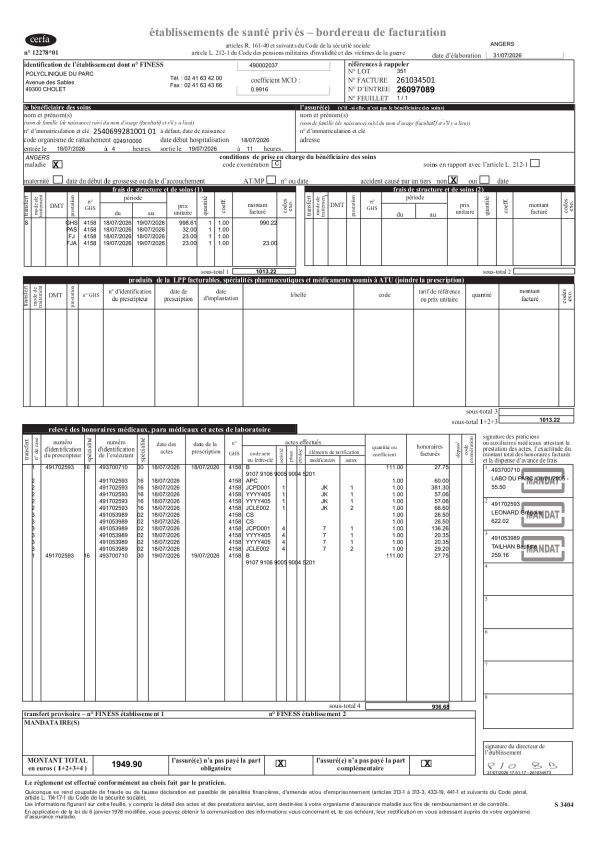
#> input picture submissions/groupe-11/images/Facture2_01.jpg, 1190 x 1683 px, found by its file name (shown at 1/2 size); the run also reads 1 picture not shown here
$ python test_aveugle.py
#> lines starting #> are read from the running program, lines starting #| are printed output that depends on the picture; after the words box and inside, x2 and y2 are one past the last pixel; in counts of white or black regions, pixels touching at a corner belong together
### submissions/groupe-13/backend/sentinel/rules.py
"""Moteur des 22 contrôles officiels (« Les contrôles à implémenter »).

Chaque règle est une fonction indépendante, déterministe et testable, qui reçoit le contexte
(fichier TXT analysé + extraction du bordereau) et renvoie un résultat traçable.

Statuts : CONFORME | ANOMALIE | NON_VERIFIABLE | NON_APPLICABLE | ERREUR_TECHNIQUE.
Une anomalie est un écart documentaire constaté, jamais une preuve de fraude.
"""
from __future__ import annotations

import datetime as dt
import traceback
from collections import Counter
from dataclasses import dataclass, field
from typing import Callable, Optional

from . import ENGINE_VERSION, RULESET_VERSION
from .b2parser import ParsedB2, shifted_reading
from .normalize import amount_str, strip_leading_zeros

CONFORME, ANOMALIE, NON_VERIFIABLE, NON_APPLICABLE, ERREUR = (
    "CONFORME", "ANOMALIE", "NON_VERIFIABLE", "NON_APPLICABLE", "ERREUR_TECHNIQUE")

READ_OK = ("concordant", "majoritaire", "corrigé")


# =====================================================================================
@dataclass
class RuleDef:
    id: str
    category: str
    title: str
    spec: str              # formulation du cahier des charges
    zones: list
    txt_fields: list
    func: Callable = None
    convention: str = ""   # convention d'interprétation retenue (documentée)


RULES: list[RuleDef] = []


def rule(id, category, title, spec, zones, txt_fields, convention=""):
    def deco(fn):
        RULES.append(RuleDef(id, category, title, spec, zones, txt_fields, fn, convention))
        return fn
    return deco


CATEGORIES = {
    "A": "Identification du document",
    "B": "Frais de structure et de soins",
    "C": "Produits LPP, pharmacie et médicaments",
    "D": "Récapitulatif des prestations",
    "E": "Honoraires médicaux, paramédicaux et laboratoire",
    "F": "Conclusion du document",
}


# =====================================================================================
@dataclass
class Ctx:
    txt: ParsedB2
    ext: dict
    conventions: dict = field(default_factory=dict)   # décisions métier enregistrées : {"AMB-01": "validée"|"rejetée"}
    now: str = field(default_factory=lambda: dt.datetime.now().isoformat(timespec="seconds"))

    # ---- accès extraction
    def f(self, fid):
        return (self.ext.get("fields") or {}).get(fid)

    def rows(self, zone, kind=None):
        rs = (self.ext.get("tables") or {}).get(zone, [])
        return [r for r in rs if kind is None or r.get("kind") == kind]

    # [17 lines left out: functions ghs_row, _cell_matches, not called in this run]


def _cell_value(cell):
    return cell.get("value") if cell else None


# [40 lines left out: functions _img_ref, _txt_ref, result, not called in this run]


def _evidence(c) -> tuple:
    """Niveau de preuve d'une valeur candidate : nombre de moteurs OCR distincts, puis nombre de lectures."""
    return (len(c.get("engines") or []), c.get("votes", 0))


# [68 lines left out: functions contradictory_tie, compare_read, not called in this run]


def _unc(level, motif):
    return {"level": level, "reason": motif} if level else None


# [29 lines left out: functions _simple_field_rule, _readings_summary, _shift_hint, not called in this run]


STATUS_LABEL = {"CONFORME": "conforme", "ANOMALIE": "anomalie", "NON_VERIFIABLE": "à vérifier",
                "NON_APPLICABLE": "non applicable", "ERREUR_TECHNIQUE": "erreur technique"}


# [4 lines left out: function conv_decision, not called in this run]


def decision_label(d: str) -> str:
    return {"proposée": "proposée par l'équipe, non validée par la MSA", "validée": "validée par la MSA",
            "rejetée": "rejetée par la MSA"}.get(d, d)


# =====================================================================================
# A — Identification
# [151 lines left out: functions r01, r02, r03, _id_match, r04, r05 and 1 more, not called in this run]


def _txt_ghs(ctx):
    return [a for a in ctx.txt.acts3 if a["acte"] == "GHS"]


# [176 lines left out: functions r07, _match_codes, _img_presta, _pairs_detail, _presence_rule, not called in this run]


def _txt3_items(ctx, exclude=()):
    return [{"code": a["acte"], "line_no": a["line_no"], "start": 56, "end": 60, "amount": a.get("base_cents"),
             "gh": a["gh"]} for a in ctx.txt.acts3 if a["acte"] and a["acte"] not in exclude]


# [407 lines left out: functions r08, r09, r10, r11, _amount_rule, r12 and 14 more, not called in this run]


# Règles fondées sur la lecture des tableaux (zone → tableaux du gabarit)
TABLE_RULES = {"R06": ("Z6",), "R07": ("Z6",), "R08": ("Z6",), "R10": ("Z6", "Z7"), "R11": ("Z7",),
               "R13": ("Z6", "Z7"), "R14": ("Z10",), "R15": ("Z10",), "R16": ("Z6",), "R19": ("Z10",)}


# [39 lines left out: functions table_reliability, _table_gate, not called in this run]


CONFUSABLE = [set("08"), set("38"), set("56"), set("17"), set("49"), set("13"), set("69")]


# [94 lines left out: functions _confusable_hint, complementary_observations, pairing_check, summarize, not called in this run]

### submissions/groupe-13/backend/sentinel/ocrcache.py
"""Cache des extractions OCR, versionné et vérifié (version 2.0).

Clé d'une extraction : empreinte SHA-256 de l'image + empreinte du CODE d'extraction (sources du paquet
`ocr/`, normalisations, gabarits F1/F2/F3 et cartes de référence des mises en page, paramètres de
prétraitement compris). Toute évolution de l'extracteur invalide donc automatiquement les extractions
concernées : elles sont recalculées, jamais réutilisées silencieusement.

La configuration des moteurs OCR (RapidOCR, version de Tesseract ou absence de Tesseract) est enregistrée
avec chaque extraction. Si elle diffère de celle de la machine, l'extraction reste utilisable (elle a été
produite par le même code sur la même image) mais elle est SIGNALÉE dans le dossier, et
`python -m sentinel.cli extract --force` la recalcule avec les moteurs locaux.

Format du fichier data/cache/ocr/<sha256>.json :
    {"cache_meta": {format, image_sha256, code_hash, code_profile, engine_profile, content_sha256, created_at},
     "extraction": {...}}
Écriture atomique (fichier temporaire puis remplacement), contrôle d'intégrité à la lecture (empreinte du
contenu), mise à l'écart et recalcul d'un fichier corrompu.
"""
from __future__ import annotations

import datetime as dt
import hashlib
import json
import logging
import os
import tempfile
from functools import lru_cache
from pathlib import Path
from typing import Optional

from .config import OCR_CACHE_DIR

log = logging.getLogger("sentinel")
FORMAT = 2
PKG = Path(__file__).resolve().parent


def _norm_bytes(p: Path) -> bytes:
    b = p.read_bytes()
    return b.replace(b"\r\n", b"\n") if p.suffix == ".py" else b   # indépendant des fins de ligne (Windows/Git)


# [7 lines left out: function code_profile, not called in this run]


@lru_cache(maxsize=1)
def code_hash() -> str:
    return hashlib.sha256(json.dumps(code_profile(), sort_keys=True).encode()).hexdigest()[:20]


_ENGINE_PROFILE: Optional[dict] = None


# [18 lines left out: function engine_profile, not called in this run]


def _content_hash(ext: dict) -> str:
    return hashlib.sha256(json.dumps(ext, sort_keys=True, ensure_ascii=False).encode("utf-8")).hexdigest()


def path_for(sha: str) -> Path:
    return OCR_CACHE_DIR / f"{sha}.json"


# [17 lines left out: function write, not called in this run]


def read(sha: str) -> tuple[Optional[dict], str, dict]:
    """Lit une extraction. Retourne (extraction | None, statut, informations).

    Statuts : « valide », « autre_configuration_ocr » (utilisable, signalée), « absente »,
    « obsolete » (code d'extraction différent ou ancien format), « corrompue »."""
    p = path_for(sha)
    if not p.exists():
        return None, "absente", {}
    try:
        data = json.loads(p.read_text(encoding="utf-8"))
    except (OSError, ValueError) as e:
        return None, "corrompue", {"erreur": f"{type(e).__name__}: {e}"}
    meta = data.get("cache_meta") if isinstance(data, dict) else None
    if not meta or meta.get("format") != FORMAT or "extraction" not in data:
        return None, "obsolete", {"raison": "ancien format de cache (sans version d'extraction)"}
    ext = data["extraction"]
    if meta.get("image_sha256") != sha or meta.get("content_sha256") != _content_hash(ext):
        return None, "corrompue", {"raison": "empreinte du contenu ou de l'image incohérente"}
    if meta.get("code_hash") != code_hash():
        return None, "obsolete", {"raison": "code d'extraction modifié depuis le calcul",
                                  "ancien": meta.get("code_hash"), "actuel": code_hash()}
    info = {"code_hash": meta["code_hash"], "engine_profile": meta.get("engine_profile"), "created_at": meta.get("created_at")}
    local = engine_profile()
    if meta.get("engine_profile") != local:
        info["engine_profile_local"] = local
        return ext, "autre_configuration_ocr", info
    return ext, "valide", info


# [52 lines left out: functions quarantine, load_or_compute, _fmt, status_report, not called in this run]

### submissions/groupe-13/scripts/test_aveugle.py
"""Test à l'aveugle : fabrique 17 dossiers absents du corpus (images transformées ou falsifiées, factures TXT
modifiées autrement que dans les données fournies), les analyse SANS cache OCR et compare au résultat attendu.

    python scripts/test_aveugle.py            # deux moteurs OCR
    set NO_TESS=1 && python scripts/test_aveugle.py   # RapidOCR seul (Windows sans Tesseract)
    set REUSE=1 && python scripts/test_aveugle.py     # réutilise les extractions déjà calculées (règles seules)
"""
import sys, json, warnings, time, hashlib
warnings.filterwarnings("ignore")
ROOT = __import__('pathlib').Path(__file__).resolve().parents[1]
sys.path.insert(0, str(ROOT / 'backend'))
from pathlib import Path
import cv2, numpy as np
from PIL import Image, ImageDraw, ImageFont
from sentinel.ocr.extract import extract_bordereau
from sentinel.b2parser import parse_b2
from sentinel.rules import run_rules
import os, sentinel.ocr.reader as RD
if os.environ.get("NO_TESS"): RD._TES = None
C = ROOT / 'data' / 'corpus' / 'General-main'
J, T = C/'Bordereaux jpg', C/'Factures txt'
OUT = ROOT / 'data' / 'test_aveugle'; OUT.mkdir(parents=True, exist_ok=True); CACHE = ROOT / 'data' / 'cache' / 'ocr'
FONT = next((f for f in ('/usr/share/fonts/truetype/dejavu/DejaVuSans.ttf', 'C:/Windows/Fonts/arial.ttf', '/Library/Fonts/Arial.ttf') if Path(f).exists()), None)

def cached(name):
    from sentinel import ocrcache
    ext, status, _ = ocrcache.read(hashlib.sha256((J/name).read_bytes()).hexdigest())
    if ext is None:
        raise SystemExit(f"Extraction de {name} absente ou obsolète ({status}) : lancer d'abord « python -m sentinel.cli extract »")
    return ext

def overwrite(name, field, new_text, out):
    ext = cached(name); x0,y0,x1,y1 = ext['fields'][field]['text_box']
    im = Image.open(J/name).convert('RGB'); d = ImageDraw.Draw(im)
    d.rectangle([x0-1,y0-1,x1+1,y1+1], fill='white')
    f = ImageFont.truetype(FONT, int((y1-y0)*0.95)) if FONT else ImageFont.load_default()
    d.text((x0, y0-1), new_text, fill='black', font=f)
    im.save(out, quality=92); return out

def txt_edit(name, fn, out):
    lines = (T/name).read_bytes().decode('latin-1').split('\r\n')
    lines = fn(lines); Path(out).write_bytes('\r\n'.join(lines).encode('latin-1')); return out

def sub(line, start, end, val):   # positions 1-based inclusives, longueur conservée
    assert len(val) == end-start+1
    return line[:start-1] + val + line[end:]

cases = []
# ---- contrôles négatifs : documents authentiques transformés (aucun écart attendu)
g = cv2.imread(str(J/'Facture2_01.jpg'))
#> g is the input picture: shape (1683, 1190, 3); mean B, G, R 235.9, 235.8, 235.9
g2 = cv2.resize(g, None, fx=1.12, fy=1.12, interpolation=cv2.INTER_AREA)
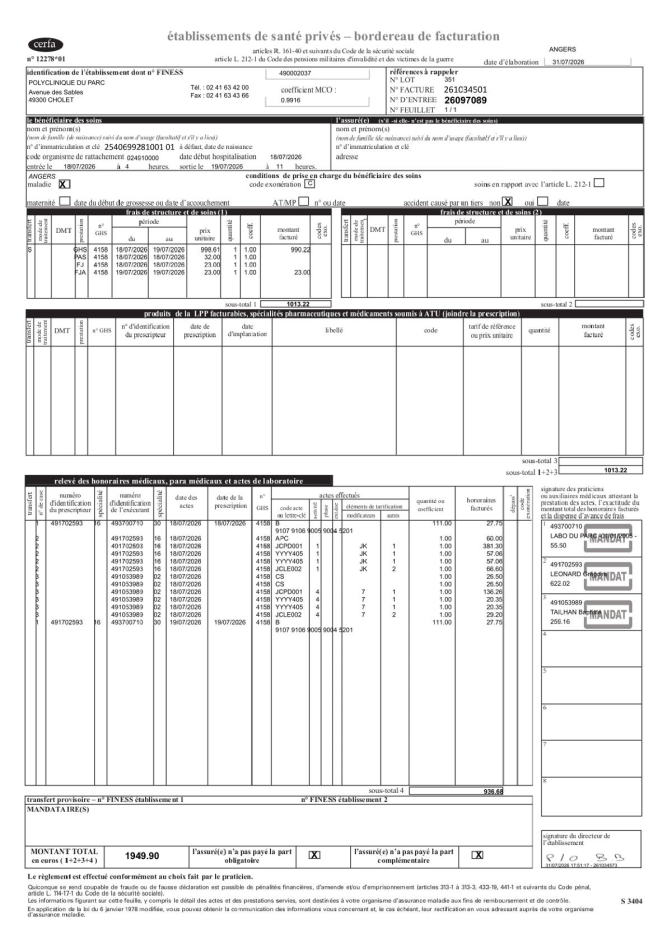
#> g2: shape (1885, 1333, 3) (shown at 1/2 size); mean B, G, R 235.8, 235.7, 235.9
cv2.imwrite(str(OUT/'n1.jpg'), g2, [cv2.IMWRITE_JPEG_QUALITY, 70])
cases.append(('N1', 'Facture2_01 agrandie de 12 % et recompressée (JPEG 70)', OUT/'n1.jpg', T/'Facture2_01.txt', []))
g = cv2.imread(str(J/'Facture1_02.jpg')); M = np.float32([[1,0,14],[0,1,11]])
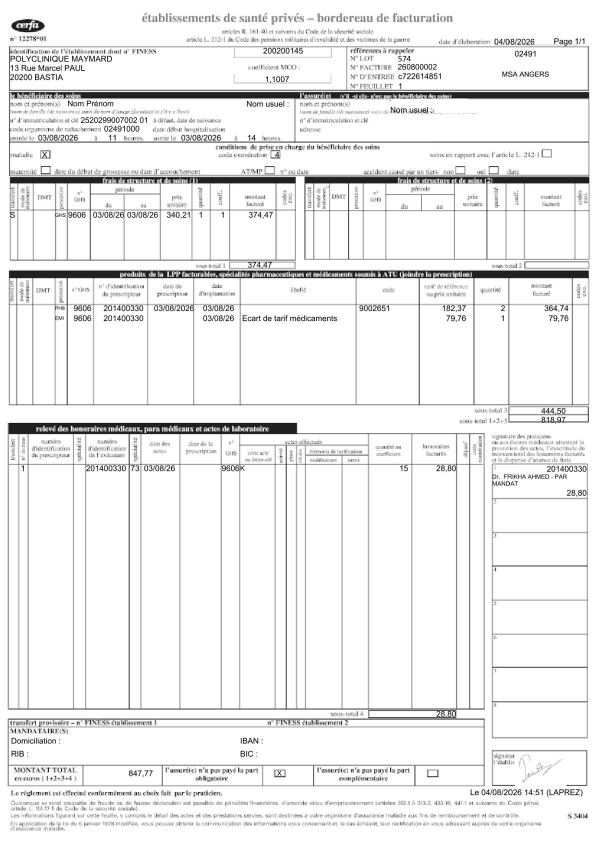
#> input picture submissions/groupe-11/images/Facture1_02.jpg, 1190 x 1684 px, found by its file name (shown at 1/2 size)
#> further down, g is the input picture: shape (1684, 1190, 3); min 0, max 255, mean 237.7
cv2.imwrite(str(OUT/'n2.jpg'), cv2.warpAffine(g, M, (g.shape[1], g.shape[0]), borderValue=(255,255,255)))
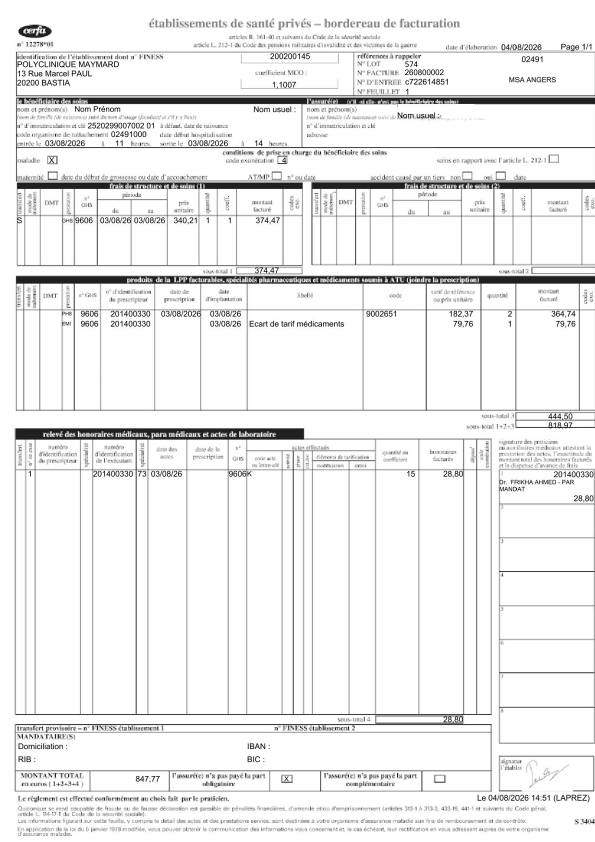
#> saved as n2.jpg: shape (1684, 1190, 3) (shown at 1/2 size); min 0, max 255, mean 237.7
cases.append(('N2', 'Facture1_02 décalée de 14 px / 11 px', OUT/'n2.jpg', T/'Facture1_02.txt', []))
cv2.imwrite(str(OUT/'n3.jpg'), cv2.rotate(cv2.imread(str(J/'Facture3_13.jpg')), cv2.ROTATE_180))
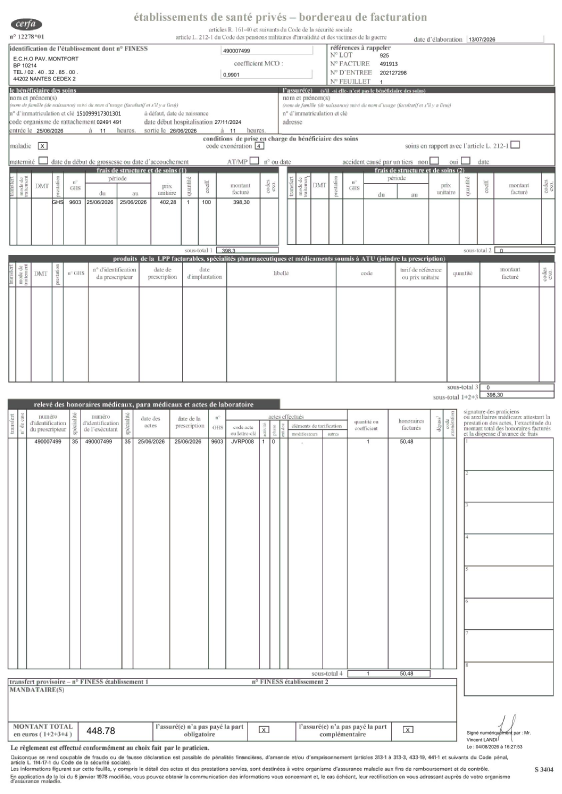
#> input picture submissions/groupe-11/images/Facture3_13.jpg, 1684 x 2382 px, found by its file name (shown at 1/3 size)
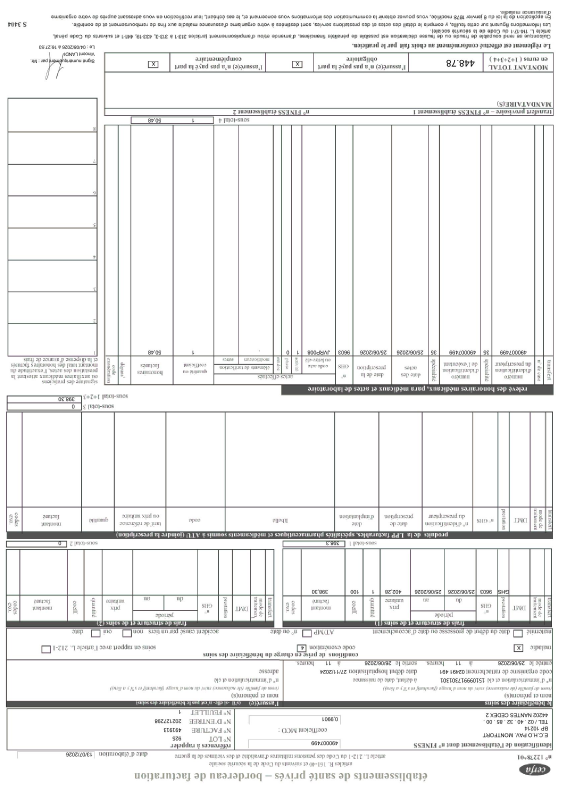
#> saved as n3.jpg: shape (2382, 1684, 3) (shown at 1/3 size); mean B, G, R 239, 239.1, 239
cases.append(('N3', 'Facture3_13 scannée à l\'envers (180°)', OUT/'n3.jpg', T/'Facture3_13.txt', []))
# ---- bordereaux falsifiés (nouvelle police, valeurs jamais vues)
cases.append(('I1', 'Facture1_02 : zone 8 réécrite 818,97 → 828,97', overwrite('Facture1_02.jpg','Z8','828,97',OUT/'i1.jpg'), T/'Facture1_02.txt', ['R12','R20']))
#> (the call stopped at in path_for, `return OCR_CACHE_DIR / f"{sha}.json"`: sentinel is not available in this run)
cases.append(('I2', 'Facture2_01 : lot réécrit 351 → 357', overwrite('Facture2_01.jpg','Z3','357',OUT/'i2.jpg'), T/'Facture2_01.txt', ['R03']))
#> (the call stopped at in path_for, `return OCR_CACHE_DIR / f"{sha}.json"`: sentinel is not available in this run)
cases.append(('I3', 'Facture1_02 : n° facture réécrit 260800002 → 260800092', overwrite('Facture1_02.jpg','Z4','260800092',OUT/'i3.jpg'), T/'Facture1_02.txt', ['R04']))
#> (the call stopped at in path_for, `return OCR_CACHE_DIR / f"{sha}.json"`: sentinel is not available in this run)
cases.append(('I4', 'Facture3_01 : montant total réécrit 448.78 → 498.78', overwrite('Facture3_01.jpg','Z13','498.78',OUT/'i4.jpg'), T/'Facture3_01.txt', ['R20']))
#> (the call stopped at in path_for, `return OCR_CACHE_DIR / f"{sha}.json"`: sentinel is not available in this run)
im = cv2.imread(str(J/'Facture3_01.jpg')); im[2110:2255, 1385:1684] = 255; cv2.imwrite(str(OUT/'i5.jpg'), im)
cases.append(('I5', 'Facture3_01 : signature numérique du directeur effacée', OUT/'i5.jpg', T/'Facture3_01.txt', ['R21']))
im = cv2.imread(str(J/'Facture2_01.jpg')); im[935:1055, 970:1145] = 255; cv2.imwrite(str(OUT/'i6.jpg'), im)
#> after `im[935:1055, 970:1145] = 255`:
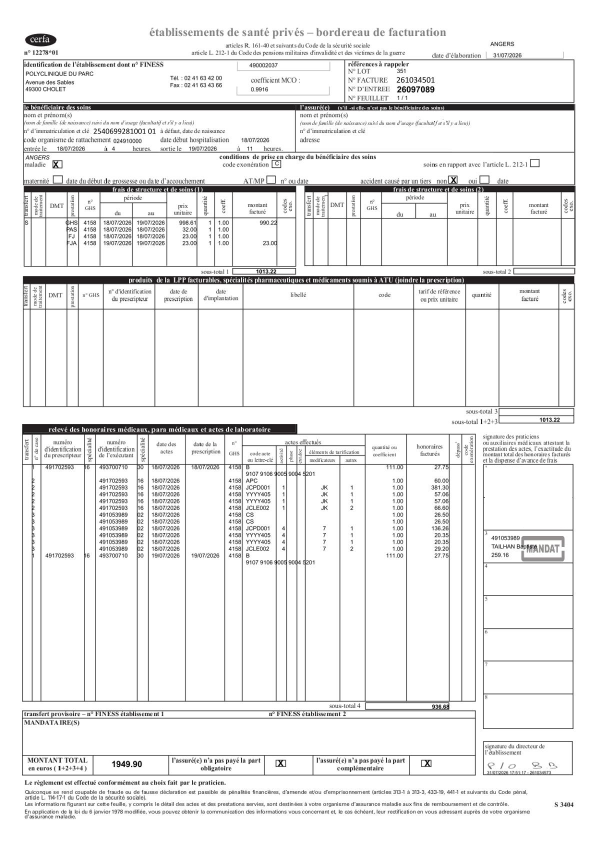
#> im: shape (1683, 1190, 3) (shown at 1/2 size); 0.7% of pixels changed, all inside (x1, y1, x2, y2) = (970, 935, 1145, 1055)
cases.append(('I6', 'Facture2_01 : cachets des cases 1 et 2 (zone 11) effacés', OUT/'i6.jpg', T/'Facture2_01.txt', ['R18']))
# ---- factures TXT modifiées autrement que dans le corpus
def t1(L):
    i = next(i for i,l in enumerate(L) if l[35:36]=='M' and 'YYYY405' in l); L[i] = L[i].replace('YYYY405','YYYY406',1); return L
cases.append(('T1', 'Facture2_01.txt : un code CCAM YYYY405 → YYYY406', J/'Facture2_01.jpg', txt_edit('Facture2_01.txt', t1, OUT/'t1.txt'), ['R15','R19']))
#> (the run stopped early here; a loop or call above may not have finished)
